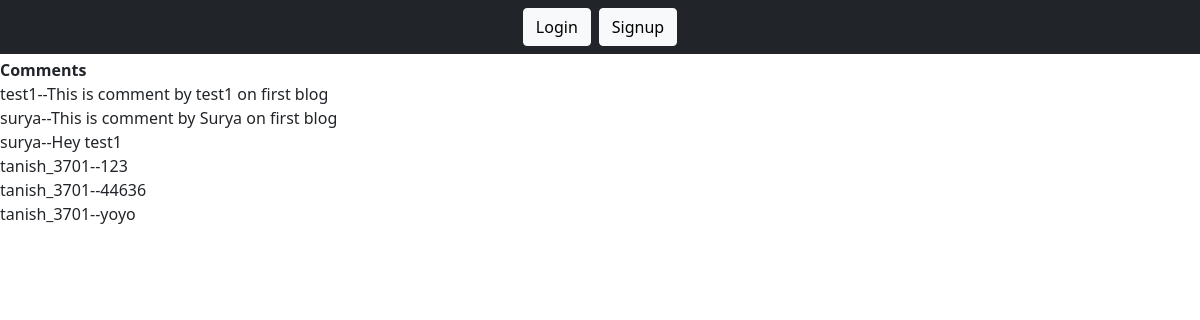
Screenshot of /blog/cmnt/1 with the database file from the repository.
### blog/models.py (models this page shows, shortened)
class Comment(models.Model):
    viewer = models.ForeignKey(User,on_delete=models.CASCADE)
    post = models.ForeignKey(Post,on_delete=models.CASCADE)
    body = models.CharField(max_length=100)

### blog/views.py (the view)
# urls.py: path('cmnt/<int:postId>', views.cmnt, name='cmnt'),
def cmnt(request,postId):
    post=Post.objects.get(pk=postId)
    comments=Comment.objects.filter(post=post)
    context={'post':post,'comments':comments}
    return render(request,'blog/comment.html',context)

### blog/templates/blog/comment.html (shortened to what this page needs)
{% extends 'blog/base.html' %}
{% block body %}
    <b>Comments</b><br>
    {% for comment in comments %}
        {{comment.viewer}}--{{comment.body}}
        <br>
    {% endfor %}
{% endblock body %}

### rows the page displays
Comment: viewer "test1", body "This is comment by test1 on first blog"
Comment: viewer "surya", body "This is comment by Surya on first blog"
Comment: viewer "surya", body "Hey test1"
Comment: viewer "tanish_3701", body "123"
Comment: viewer "tanish_3701", body "44636"
Comment: viewer "tanish_3701", body "yoyo"
